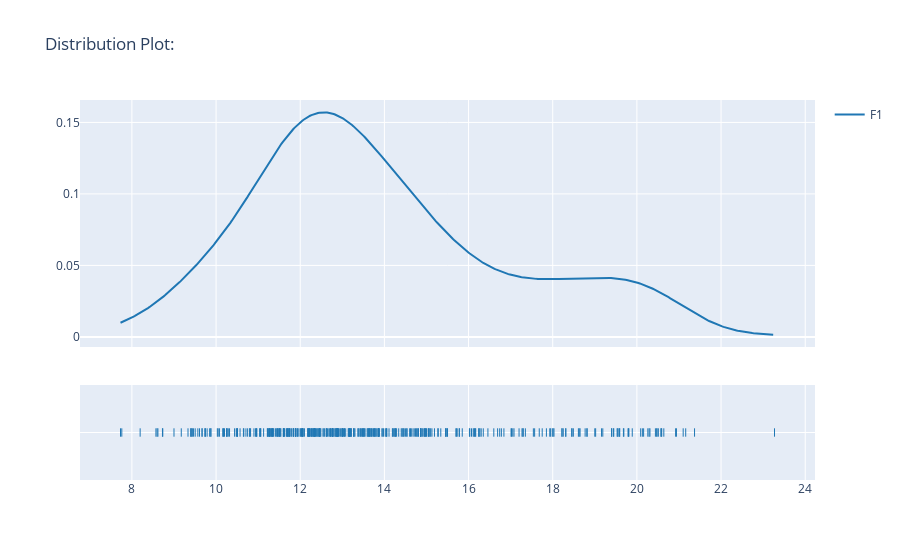

The cell this chart's notebook holds for it:
### Markdown cell above
#### Distribution plots

### Code cell
eda.dist_plot(sample_df.iloc[:, 0:1], title="Distribution Plot:")

### Figure 1 — Plotly figure (JSON) as saved in the notebook; plotly's stock layout.template omitted (floating-point values rounded to 4 significant figures; data arrays with more than 128 entries replaced by an {"elided": "..."} marker saying what was removed)
{"data": [{"legendgroup": "F1", "marker": {"color": "rgb(31, 119, 180)"}, "mode": "lines", "name": "F1", "showlegend": true, "type": "scatter", "x": {"elided": "500 float values"}, "xaxis": "x", "y": {"elided": "500 float values"}, "yaxis": "y"}, {"legendgroup": "F1", "marker": {"color": "rgb(31, 119, 180)", "symbol": "line-ns-open"}, "mode": "markers", "name": "F1", "showlegend": false, "type": "scatter", "x": {"elided": "408 float values"}, "xaxis": "x", "y": {"elided": "408 str values"}, "yaxis": "y2"}], "layout": {"barmode": "overlay", "hovermode": "closest", "legend": {"traceorder": "reversed"}, "title": {"text": "Distribution Plot:"}, "xaxis": {"anchor": "y2", "domain": [0, 1], "zeroline": false}, "yaxis": {"anchor": "free", "domain": [0.35, 1], "position": 0}, "yaxis2": {"anchor": "x", "domain": [0, 0.25], "dtick": 1, "showticklabels": false}}}
